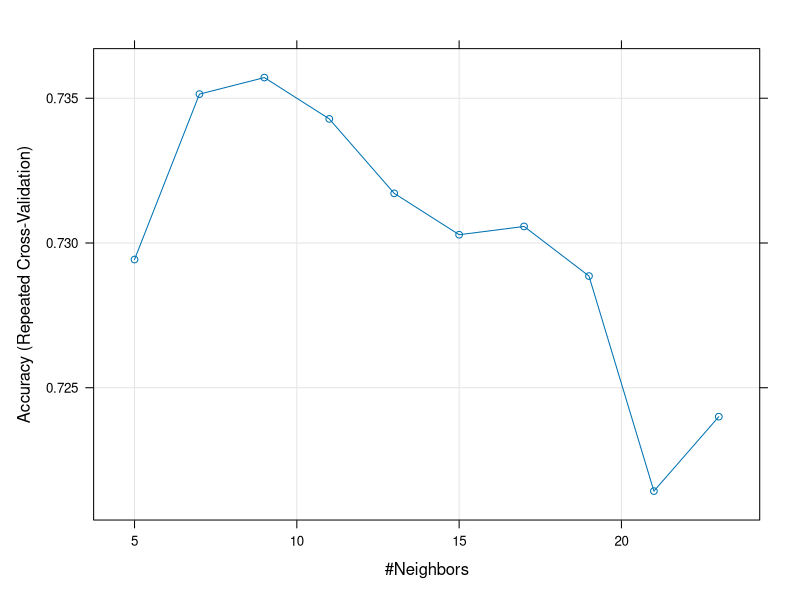
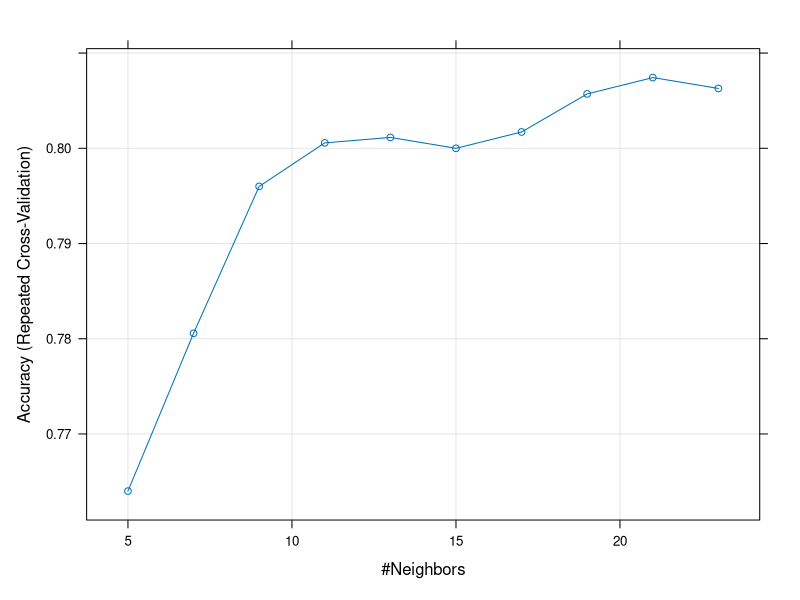

R code for these plots, in order:
####################################################
##### Use LDA as a dimension reduction method#########
####################################################
##### 
library(caret)
#load german credit data from caret package
data(GermanCredit)
# classify two status: good or bad
## Show the first 10 columns
str(GermanCredit[, 1:10])
## Delete two variables where all values are the same for both classes
GermanCredit[,c("Purpose.Vacation","Personal.Female.Single")] <- list(NULL)
####################################################
##### use knn directly
# create training and test sets
set.seed(12)
trainIndex = createDataPartition(GermanCredit$Class, p = 0.7, list = FALSE, times = 1)
train.feature=GermanCredit[trainIndex,-10] # training features
train.label=GermanCredit$Class[trainIndex] # training labels
test.feature=GermanCredit[-trainIndex,-10] # test features
test.label=GermanCredit$Class[-trainIndex] # test labels
# set up train control
fitControl <- trainControl(## 10-fold CV
  method = "repeatedcv",
  number = 10,
  ## repeated five times
  repeats = 5)
# training process
set.seed(5)
knnFit=train(train.feature,train.label, method = "knn",
             trControl = fitControl,
             metric = "Accuracy",
             preProcess = c("center","scale"),
             tuneLength=10)
knnFit
plot(knnFit)
knnFit$finalModel
# test process
pred=predict(knnFit,test.feature)
acc=mean(pred==test.label)
acc
####################################################
##### use lda to reduce dimension before using knn
# reduce dimension by lda
library(MASS)
fit=lda(train.feature,train.label)
train.feature.proj=predict(fit,train.feature)$x
test.feature.proj=predict(fit,test.feature)$x
# set up train control
fitControl <- trainControl(## 10-fold CV
  method = "repeatedcv",
  number = 10,
  ## repeated five times
  repeats = 5)
# training process of knn
set.seed(5)
knnFit2=train(train.feature.proj,train.label, method = "knn",
             trControl = fitControl,
             metric = "Accuracy",
             preProcess = c("center","scale"),
             tuneLength=10)
knnFit2
plot(knnFit2)
knnFit2$finalModel
# test process
pred2=predict(knnFit2,test.feature.proj)
acc2=mean(pred2==test.label)
acc2
